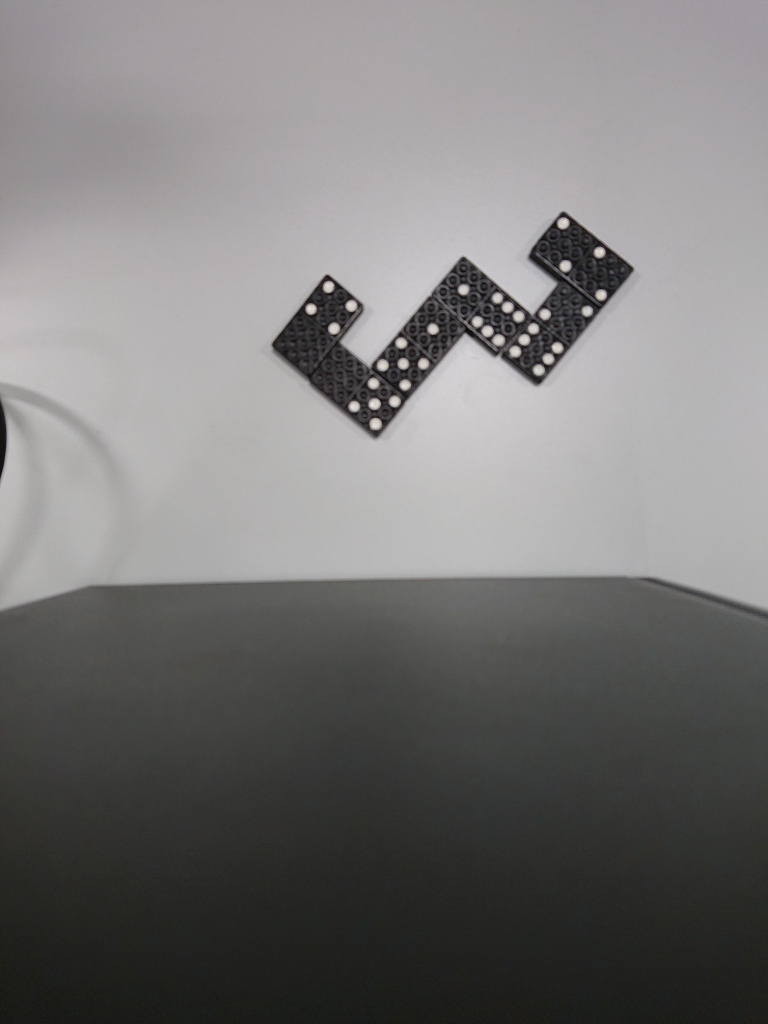
//> input picture img/tisch_6_rot.jpg, 1536 x 2048 px (shown at 1/2 size)
$ ./Main   (built with g++ and OpenCV 4)
//> lines starting //> are read from the running program, lines starting //| are printed output that depends on the picture; after the words box and inside, x2 and y2 are one past the last pixel; in counts of white or black regions, pixels touching at a corner belong together
// std lib
#include <iostream>
#include <sstream>
#include <algorithm>

// OpenCV
#include <opencv2/core.hpp>
#include "opencv2/objdetect.hpp"
#include <opencv2/imgproc.hpp>
#include <opencv2/highgui.hpp>
#include <opencv2/features2d.hpp>


static const int DOMINO_PIECE_AREA_MIN = 18000;
static const int DOMINO_PIECE_AREA_MAX = 100353;

// https://stackoverflow.com/questions/43342199/draw-rotated-rectangle-in-opencv-c
void DrawRotatedRectangle(cv::Mat& image, cv::RotatedRect rotatedRect)
{
    cv::Point centerPoint = rotatedRect.center;
    cv::Size rectangleSize = rotatedRect.size;
    double rotationDegrees = rotatedRect.angle;

    cv::Scalar color = cv::Scalar(255.0, 255.0, 255.0); // white

    // Create the rotated rectangle
    cv::RotatedRect rotatedRectangle(centerPoint, rectangleSize, rotationDegrees);

    // We take the edges that OpenCV calculated for us
    cv::Point2f vertices2f[4];
    rotatedRectangle.points(vertices2f);

    // Convert them so we can use them in a fillConvexPoly
    cv::Point vertices[4];
    for(int i = 0; i < 4; ++i){
        vertices[i] = vertices2f[i];

    }

    // Now we can fill the rotated rectangle with our specified color
    cv::fillConvexPoly(image,
                       vertices,
                       4,
                       color);

}


void rotate2D(const cv::Mat & src, cv::Mat & dst, const double degrees)
{
    cv::Point2f center(src.cols/2.0, src.rows/2.0);
    cv::Mat rot = cv::getRotationMatrix2D(center, degrees, 1.0);
    cv::Rect bbox = cv::RotatedRect(center,src.size(), degrees).boundingRect();

    rot.at<double>(0,2) += bbox.width/2.0 - center.x;
    rot.at<double>(1,2) += bbox.height/2.0 - center.y;

    cv::warpAffine(src, dst, rot, bbox.size());
}

unsigned long countPips(cv::Mat dice) {

	// resize
	cv::resize(dice, dice, cv::Size(150, 150));

	// convert to grayscale
	//cvtColor(dice, dice, CV_BGR2GRAY);

	// threshold
	cv::threshold(dice, dice, 150, 255, cv::THRESH_BINARY | CV_THRESH_OTSU);
    cv::imwrite("domino_pips_bin.jpg", dice);
	// floodfill
	cv::floodFill(dice, cv::Point(0, 0), cv::Scalar(255));
	cv::floodFill(dice, cv::Point(0, 149), cv::Scalar(255));
	cv::floodFill(dice, cv::Point(149, 0), cv::Scalar(255));
	cv::floodFill(dice, cv::Point(149, 149), cv::Scalar(255));
    cv::imwrite("domino_pips_flood.jpg", dice);
	// show
	cv::imwrite("processed.jpg", dice);

	// search for blobs
	cv::SimpleBlobDetector::Params params;

	cv::Mat diceTemp;
    dice.copyTo(diceTemp);
	cv::GaussianBlur(dice, diceTemp, cv::Size(9,9), 3.3);
	dice = diceTemp;
    cv::imwrite("domino_pips_gauss.jpg", dice);
    // show
    cv::imwrite("blur.jpg", dice);

	// filter by interia defines how elongated a shape is.
	//params.filterByInertia = true;
	//params.minInertiaRatio = 0.5;

    params.filterByColor = true;
    params.blobColor = 0;
    params.minArea = 200;

	// will hold our keyponts
	std::vector<cv::KeyPoint> keypoints;

	// create new blob detector with our parameters
	cv::Ptr<cv::SimpleBlobDetector> blobDetector = cv::SimpleBlobDetector::create(params);

	// detect blobs
	blobDetector->detect(dice, keypoints);

	// return number of pips
	return keypoints.size();
}

int main(int argc, char** argv) {

	// open window frame
	cv::namedWindow("frame", true);

    cv::Mat img = cv::imread("/home/osboxes/CLionProjects/wuerfel/img/tisch_6_rot.jpg");
//> img is the input picture: 2048 rows x 1536 cols, CV_8UC3; mean B, G, R 118.4, 119, 120.1

    cv::Mat imgPervious = cv::imread("/home/osboxes/CLionProjects/wuerfel/img/tisch_5_rot.jpg");
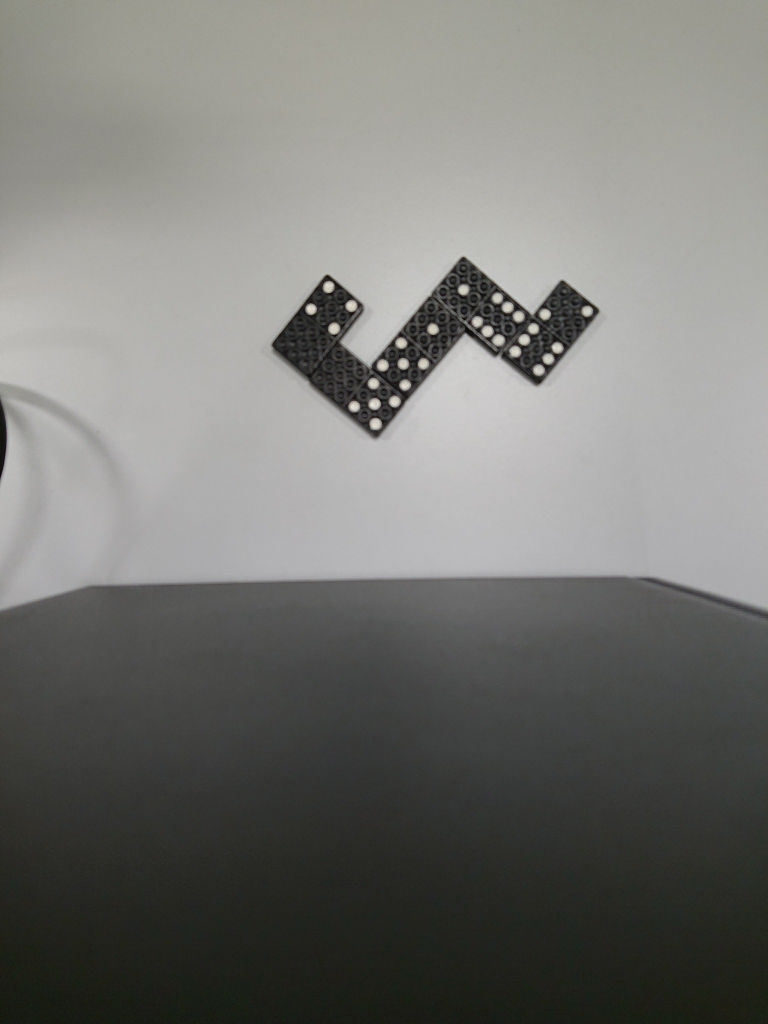
//> input picture img/tisch_5_rot.jpg, 1536 x 2048 px (shown at 1/2 size)
//> imgPervious is the input picture: 2048 rows x 1536 cols, CV_8UC3; mean B, G, R 115, 118.7, 118.4
	cvtColor(imgPervious, imgPervious, CV_BGR2GRAY);
//> imgPervious: 2048 rows x 1536 cols, CV_8UC1

	// will hold our frame
	cv::Mat frame;
	cv::Mat unprocessedFrame;
	cv::Mat diffframe;

    // color for drawing into img
    cv::Scalar brightColor = cv::Scalar(255, 0, 242);

    frame = img;

    // hold unprocessed framed
    unprocessedFrame = frame.clone();

    // convert to grayscale
    cvtColor(frame, frame, CV_BGR2GRAY);

    // remove background
    cv::absdiff(frame, imgPervious, frame);
    cv::imwrite("domino_diff.jpg", frame);
    diffframe = frame.clone();

    // threshold
    cv::threshold(frame, frame, 150, 255, cv::THRESH_BINARY | CV_THRESH_OTSU);
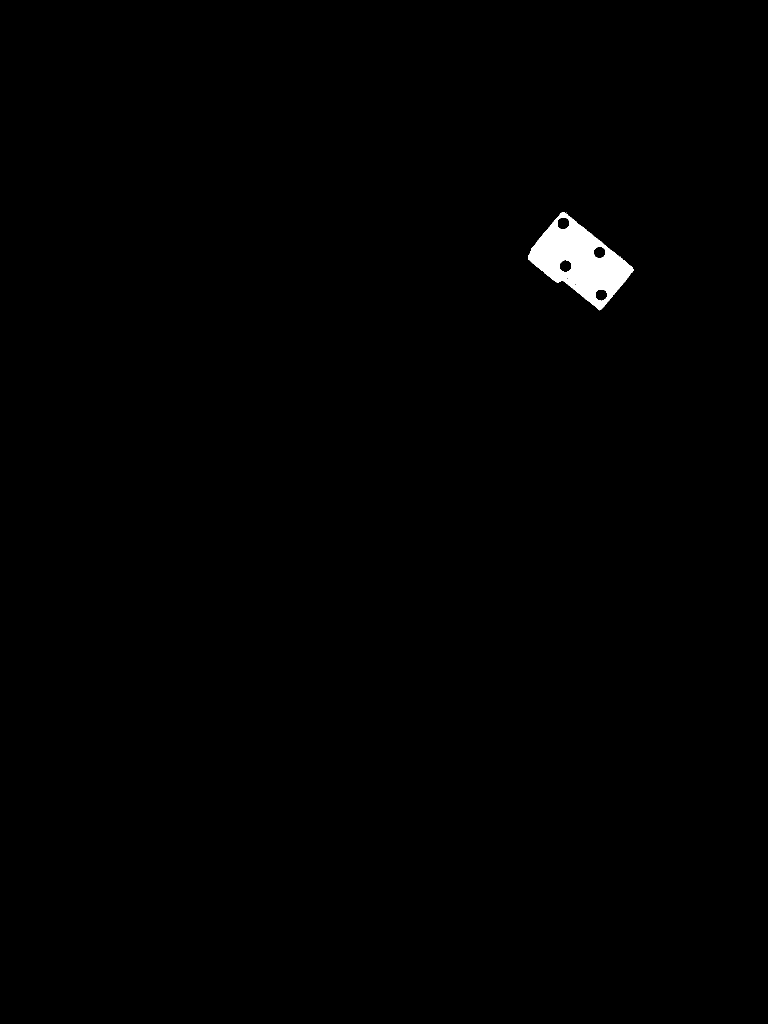
//> frame: 2048 rows x 1536 cols, CV_8UC1 (shown at 1/2 size); 0.61% white; 1 white region, box (x1, y1, x2, y2) and area: (1056, 424, 1267, 621) 19233
    cv::imwrite("domino_bin.jpg", frame);

    cv::Mat tmp = frame.clone();
    cv::blur( tmp, frame, cv::Size(3,3) );
    cv::imwrite("domino_bin_blur.jpg", frame);

    // applying canny edge filter
    cv::Canny(frame, frame, 2, 2 * 2, 3, false);
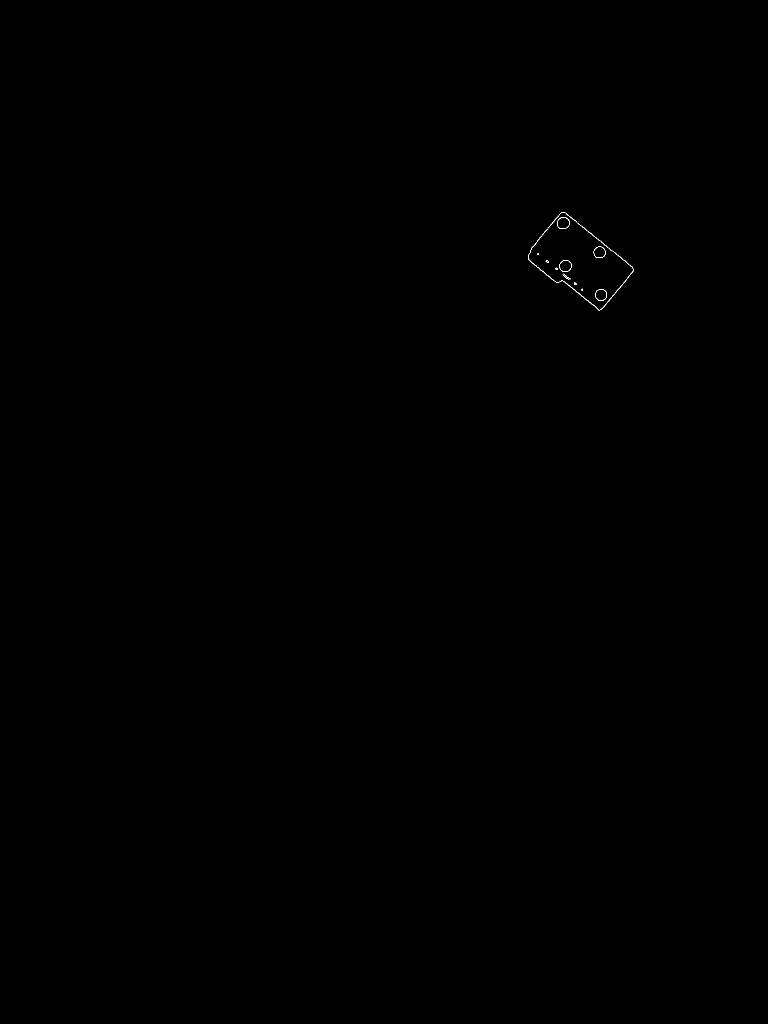
//> frame: 2048 rows x 1536 cols, CV_8UC1 (shown at 1/2 size); 0.04% white in thin lines or dots, all inside (x1, y1, x2, y2) = (1056, 424, 1267, 621)
    cv::imwrite("domino_canny.jpg", frame);

    cv::imwrite("frame.jpg", frame);

    // detect dice shapes
    std::vector<std::vector<cv::Point> > diceContours;
    std::vector<cv::Vec4i> diceHierarchy;
    cv::findContours(frame.clone(), diceContours, diceHierarchy, CV_RETR_EXTERNAL, cv::CHAIN_APPROX_SIMPLE);
//> diceContours = 1 contour; box (x1, y1, x2, y2) and area: (1056, 424, 1267, 621) 21118; diceHierarchy = 1 item: [-1, -1, -1, -1]

    cv::Mat drawing = cv::Mat::zeros(img.size(), CV_8UC3);
    for(int i=0; i < diceContours.size(); i++) {
        cv::Scalar color = cv::Scalar(150, 0, 32);
        drawContours(drawing, diceContours, i, color, 2, 8, diceHierarchy, 0, cv::Point());

        cv::Mat singleContour = cv::Mat::zeros(img.size(), CV_8UC3);
        drawContours(singleContour, diceContours, i, color, 2, 8, diceHierarchy, 0, cv::Point());
        std::ostringstream contourName;
        contourName << "domino_contour" <<  i << ".jpg";
        cv::imwrite( contourName.str(), singleContour);
    }
//> this loop made 1 pass
//> pass 1, `cv::imwrite( contourName.str(), singleContour);`:
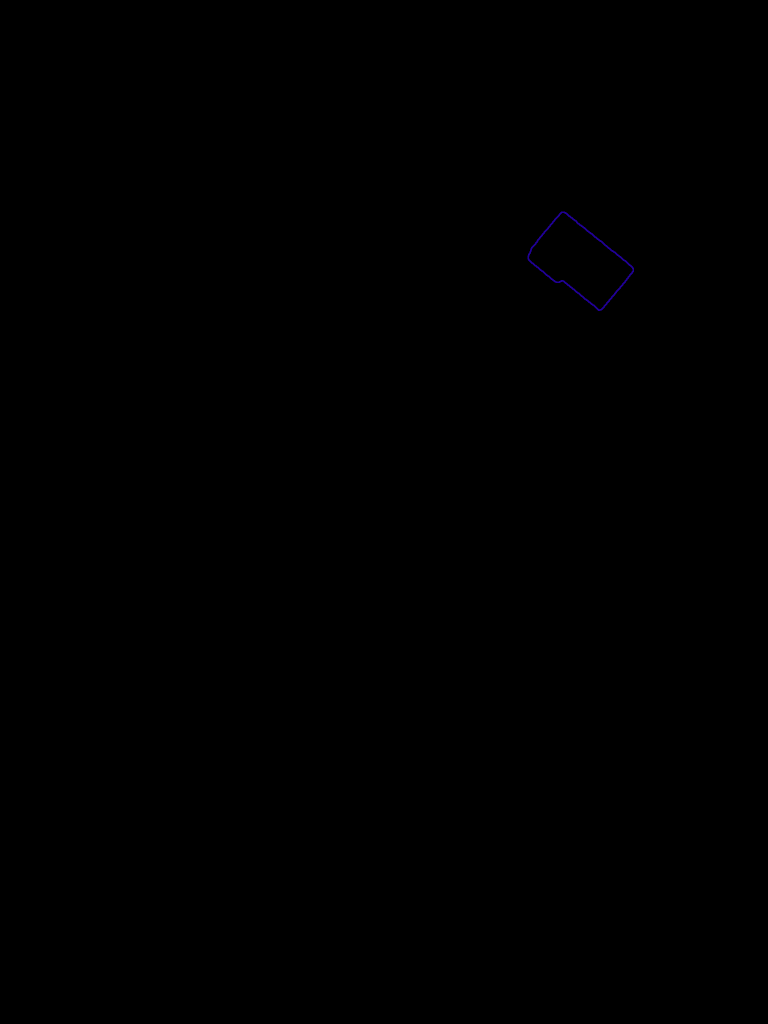
//> saved as domino_contour0.jpg: 2048 rows x 1536 cols, CV_8UC3 (shown at 1/2 size); mean B, G, R 0.1, 0, 0
    cv::imwrite("domino_contours.jpg", drawing);

    // iterate over dice contours
    for(int i=0; i < diceContours.size(); i++){
        auto diceContour = diceContours.at(i);

        cv::RotatedRect minAreaRotatedRect = cv::minAreaRect(diceContour);
        cv::Mat rotated = unprocessedFrame.clone();
        DrawRotatedRectangle(rotated, minAreaRotatedRect);

        cv::imwrite("domino_rotated_rect.jpg", rotated);

        cv::Rect diceBoundsRect = minAreaRotatedRect.boundingRect();

        // get contour area
        double diceContourArea = diceBoundsRect.area();

        std::cout << "area: " << diceContourArea << std::endl;

        // filter contours based on our dice size
        if (diceContourArea > DOMINO_PIECE_AREA_MIN && diceContourArea < DOMINO_PIECE_AREA_MAX) {

            // set dice roi
            cv::Mat diceROI = diffframe(diceBoundsRect);

            cv::imwrite("rect.jpg", diceROI);

            // rotate img to zero degree
            cv::Point2f center = cvPoint(diceBoundsRect.height / 2, diceBoundsRect.width / 2);

            cv::Mat upright;

            /*#### Correct rotation angle - Set Upright (+90deg) - Set Horizontal (90deg - angle)### */
            float corrected_angle_deg = minAreaRotatedRect.angle;
            if (minAreaRotatedRect.size.width > minAreaRotatedRect.size.height) {
                corrected_angle_deg = 90 + corrected_angle_deg;
            }
            rotate2D(diceROI, upright, corrected_angle_deg);

            //cv::line(upright, cv::Point(0, upright.rows/2), cv::Point(upright.cols, upright.rows/2), brightColor, 1);
            cv::imwrite("domino_upright.jpg", upright);

            cv::Rect aHalfRect = cv::Rect( cv::Point(0,0), cv::Point(upright.cols, upright.rows/2));
            //cv::rectangle(aHalf, aHalfRect, brightColor, CV_FILLED, 8, 0);
            cv::Mat aHalfImg = upright(aHalfRect);
            cv::imwrite("aHalfImg.jpg", aHalfImg);

            cv::Rect bHalfRect = cv::Rect( cv::Point(0,upright.rows/2), cv::Point(upright.cols, upright.rows));
            //cv::rectangle(aHalf, aHalfRect, brightColor, CV_FILLED, 8, 0);
            cv::Mat bHalfImg = upright(bHalfRect);
            cv::imwrite("bHalfImg.jpg", bHalfImg);

            std::ostringstream pipsResults;
            pipsResults << "Number of pips a,b: ";
            long numberOfPipsA = countPips(aHalfImg);
            long numberOfPipsB = countPips(bHalfImg);
            pipsResults << numberOfPipsA << "," << numberOfPipsB;
            std::cout << pipsResults.str() << std::endl;

            long numberOfAllPips = numberOfPipsA + numberOfPipsB;
            if (numberOfAllPips > 0) {

                // output debug info
                std::ostringstream diceText;
                diceText << "val: " << numberOfPipsA << " + " << numberOfPipsB << " = " <<numberOfAllPips;

                std::cout << diceText.str() << std::endl;

                // draw value
                cv::putText(unprocessedFrame, diceText.str(),
                    cv::Point(diceBoundsRect.x, diceBoundsRect.y + diceBoundsRect.height + 20),
                    cv::FONT_HERSHEY_COMPLEX, 0.8, brightColor, 1, 8
                );

                // draw bounding rect
                //cv::rectangle(unprocessedFrame, diceBoundsRect.tl(), diceBoundsRect.br(), brightColor, 2, 8, 0);
                cv::drawContours(unprocessedFrame, diceContours, 0, brightColor, 2, 8, diceHierarchy);

                // show
                cv::imshow("frame", unprocessedFrame); cv::waitKey(0);
                cv::imwrite("domino_result.jpg", unprocessedFrame);
            }
            else {
                std::cout << "No pips found!" << std::endl;
            }
        }
    }
//> this loop made 1 pass
//| area: 48150
//| Number of pips a,b: 2,2
//| val: 2 + 2 = 4
//> pass 1, `cv::Mat diceROI = diffframe(diceBoundsRect);`:
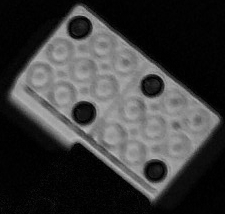
//> diceROI: 214 rows x 225 cols, CV_8UC1; min 0, max 188, mean 58.6
//> pass 1, in rotate2D, `cv::warpAffine(src, dst, rot, bbox.size());`:
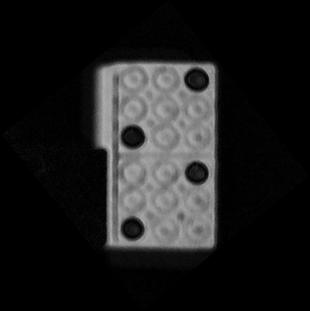
//> dst: 311 rows x 310 cols, CV_8UC1; min 0, max 183, mean 29.3
//> pass 1, `cv::Mat aHalfImg = upright(aHalfRect);`:
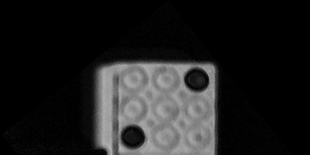
//> aHalfImg: 155 rows x 310 cols, CV_8UC1; min 0, max 183, mean 30.5

	std::cout << "Press any key to exit.";
	std::cin.ignore();
	std::cin.get();

}
